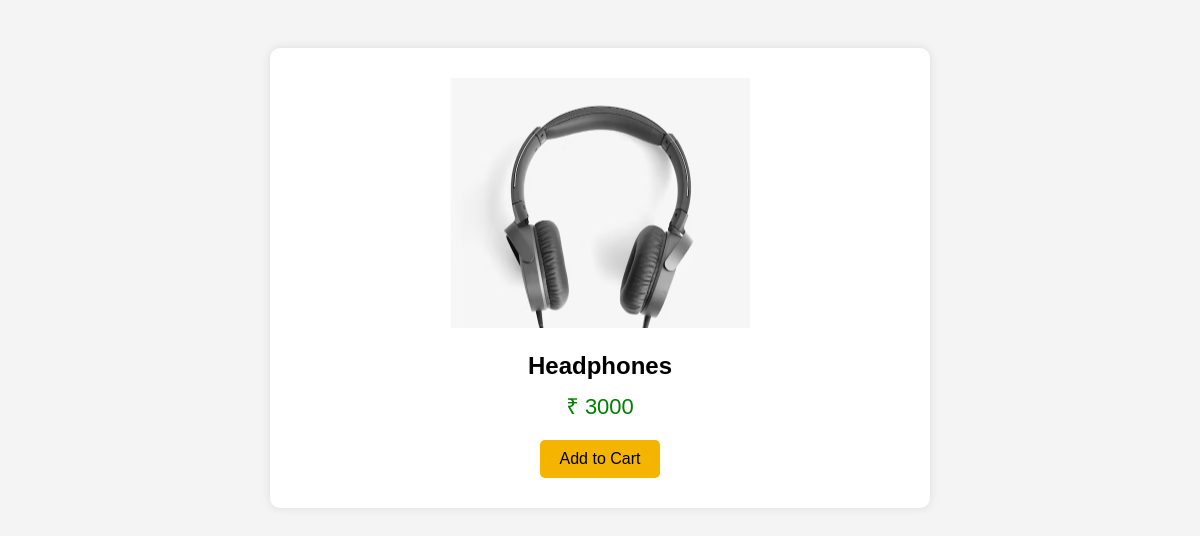
Before: /product/3 with the older database file.
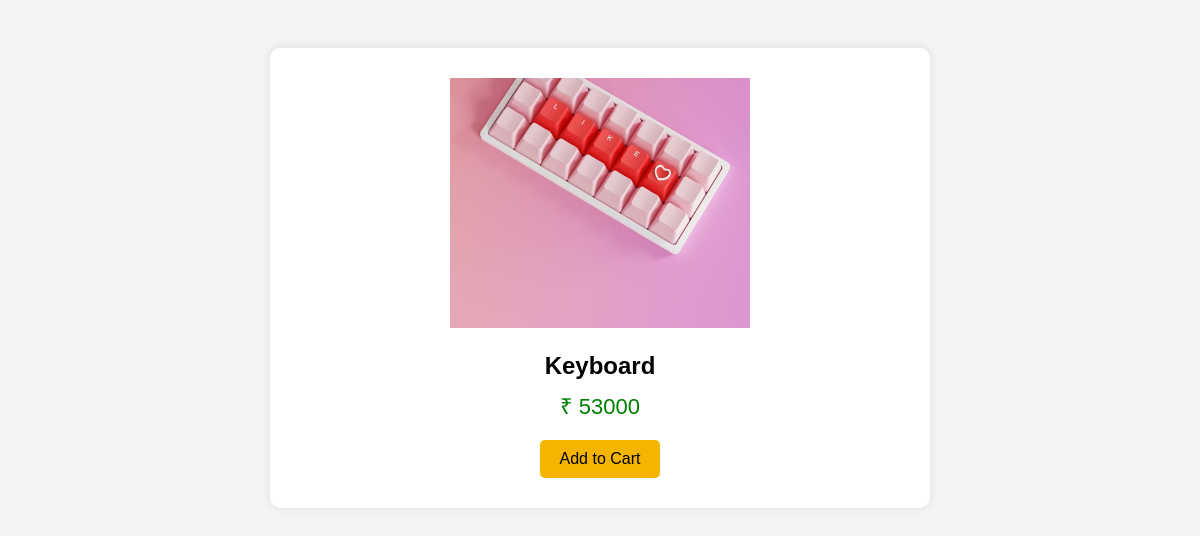
After: the same page with the newer database file.
### tables this page shows
CREATE TABLE products (
        id INTEGER PRIMARY KEY AUTOINCREMENT,
        name TEXT,
        price INTEGER,
        image TEXT,
        category TEXT
    );

### app.py (the view)
@app.route("/product/<int:id>")
def product_details(id):
    conn = sqlite3.connect("database.db")
    conn.row_factory = sqlite3.Row
    c = conn.cursor()
    c.execute("SELECT * FROM products WHERE id=?", (id,))
    product = c.fetchone()
    return render_template("product_details.html", product=product)

### templates/product_details.html (shortened to what this page needs)
<!DOCTYPE html>
<html>
<head>
</head>
<body>
<div class="container">
    <img src="{{ url_for('static', filename=product[3]) }}">
    <h2>{{ product[1] }}</h2>
    <div class="price">₹ {{ product[2] }}</div>
    <a href="/add_to_cart/{{ product[0] }}">
        <button class="btn">Add to Cart</button>
    </a>
</div>
</body>
</html>

### templates/product_details.html (style rules this page uses)
body { font-family: Arial; background: #f4f4f4; padding: 40px; }
.container { background: white; padding: 30px; border-radius: 10px; width: 600px; margin: auto; box-shadow: 0 0 10px rgba(0,0,0,0.1); text-align: center; }
img { width: 300px; height: 250px; object-fit: cover; }
h2 { margin: 20px 0 10px; }
.price { color: green; font-size: 22px; margin-bottom: 20px; }
.btn { background: #f4b400; border: none; padding: 10px 20px; cursor: pointer; border-radius: 5px; font-size: 16px; }

Changed rows visible on the page:
changed products: image: a different picture; name "Headphones" → "Keyboard"; price "3000" → "53000"
